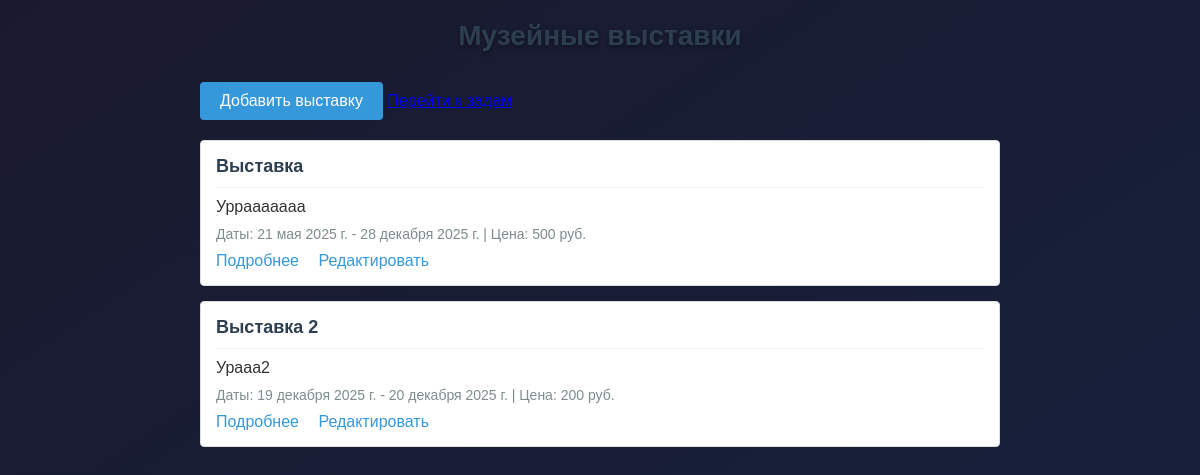
The app's page /, older data.
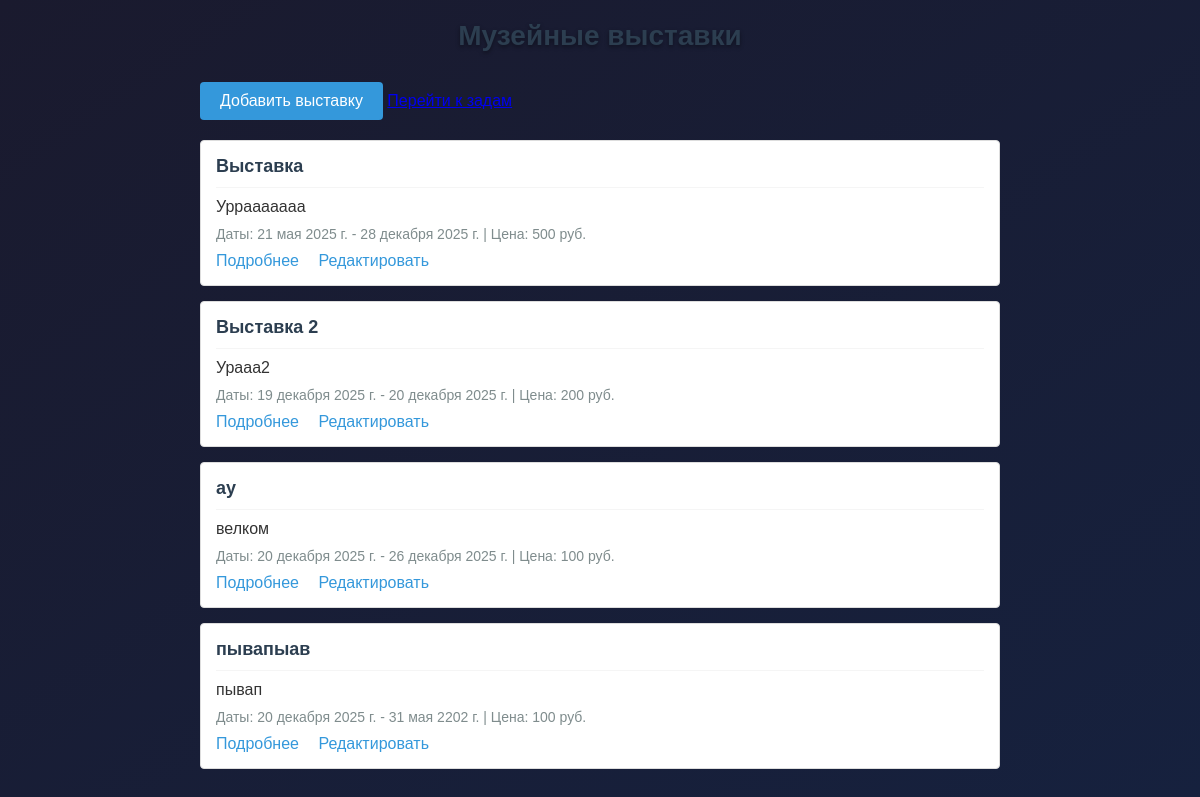
The same page, newer data.
### museum/models.py (models this page shows, shortened)
class Exhibition(models.Model):
    title = models.CharField('Название', max_length=200)
    description = models.TextField('Описание')
    date_start = models.DateField('Дата начала')
    date_end = models.DateField('Дата окончания')
    price = models.IntegerField(
        'Цена билета',
        validators=[
            MinValueValidator(0, message='Цена не может быть отрицательной'),
            MaxValueValidator(1000000, message='Цена не может превышать 1,000,000 руб.')
        ]
    )

### museum/views.py (the view)
# urls.py: path('', views.home, name='home'),
def home(request):
    exhibitions = Exhibition.objects.all()
    return render(request, 'museum/home.html', {'exhibitions': exhibitions})

### museum/templates/museum/home.html (shortened to what this page needs)
<!DOCTYPE html>
<html>
<head>
    <link rel="stylesheet" href="/static/museum/styles.css">
</head>
<body>
    <div class="container">
        <h1>Музейные выставки</h1>
        <a href="{% url 'add_exhibition' %}" class="btn">Добавить выставку</a>
        <a href="{% url 'hall_list' %}" class="back-btn">Перейти к задам</a>
        {% for exhibition in exhibitions %}
        <div class="exhibition-item">
            <a href="{% url 'exhibition_detail' exhibition.pk %}" class="exhibition-title">
                {{ exhibition.title }}
            </a>
            <hr>
            <div>{{ exhibition.description|truncatewords:20 }}</div>
            <div class="details">
                Даты: {{ exhibition.date_start }} - {{ exhibition.date_end }} |
                Цена: {{ exhibition.price }} руб.
            </div>
            <div class="actions">
                <a href="{% url 'exhibition_detail' exhibition.pk %}">Подробнее</a>
                <a href="{% url 'edit_exhibition' exhibition.pk %}">Редактировать</a>
            </div>
        </div>
        {% empty %}
        <div class="empty">
            Нет выставок. <a href="{% url 'add_exhibition' %}">Добавить первую</a>
        </div>
        {% endfor %}
    </div>
</body>
</html>

### museum/static/museum/styles.css (style rules this page uses)
body { background: linear-gradient(to bottom right, #1a1a2e, #16213e); background-attachment: fixed; color: #e6e6e6; font-family: 'Segoe UI', Tahoma, Geneva, Verdana, sans-serif; }
h1 { font-size: 48px; margin: 0; font-weight: 600; text-shadow: 0 2px 4px rgba(0, 0, 0, 0.4); }
hr { border-color: #444; opacity: 0.6; }

### museum/templates/museum/home.html (style rules this page uses)
body { background-color: #f8f9fa; color: #333; font-family: Arial, sans-serif; margin: 0; padding: 20px; }
.container { max-width: 800px; margin: 0 auto; }
h1 { color: #2c3e50; text-align: center; margin-bottom: 30px; font-size: 28px; }
.btn { background-color: #3498db; color: white; padding: 10px 20px; text-decoration: none; border: none; border-radius: 4px; display: inline-block; margin-bottom: 20px; }
.exhibition-item { background-color: white; border: 1px solid #ddd; padding: 15px; margin-bottom: 15px; border-radius: 4px; }
.exhibition-title { color: #2c3e50; font-size: 18px; margin-bottom: 10px; text-decoration: none; font-weight: bold; display: block; }
hr { border: none; height: 1px; background-color: #eee; margin: 10px 0; }
.details { color: #7f8c8d; font-size: 14px; margin-top: 10px; }
.actions { margin-top: 10px; }
.actions a { color: #3498db; text-decoration: none; margin-right: 15px; }

Row changes from the older to the newer data that the page shows:
added Exhibition: title "ау", description "велком", date_start "20 декабря 2025 г.", date_end "26 декабря 2025 г.", price "100"
added Exhibition: title "пывапыав", description "пывап", date_start "20 декабря 2025 г.", date_end "31 мая 2202 г.", price "100"
